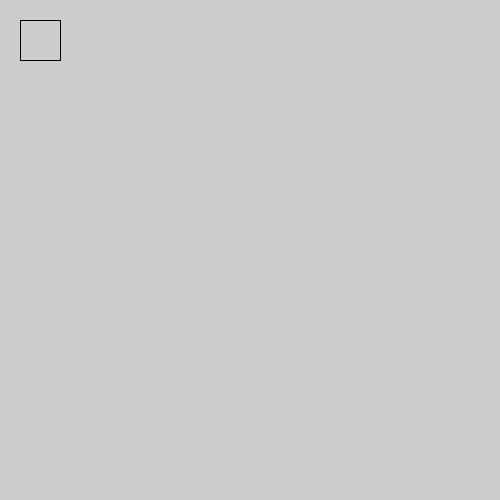
Frame 1 (no input)
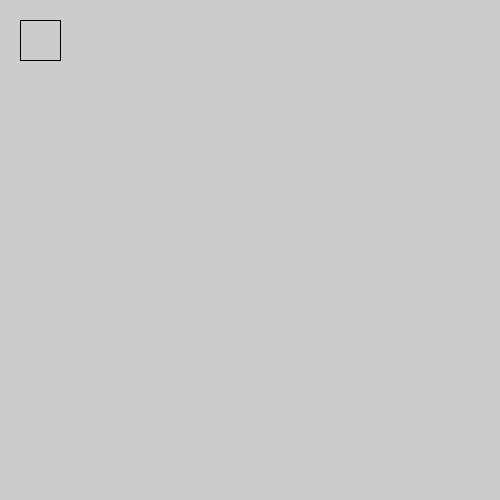
Frame 60 (the mouse pressed at the canvas centre just before this capture)
Frame 120 (the mouse held since frame 60 and released just before this capture): identical to frame 60, image omitted

The Processing sketch that drew these frames (run headless with seeded random() and noise(); from frame 60 on, the mouse is pressed at the canvas centre):

// Processing sketch: H09_Opd4
// ── H09_Opd4.pde
void setup(){
size(500,500);
}

void draw(){
  vierkant(20,20,60,60);
}

void vierkant(int x1,int y1,int x2,int y2){
  line(x1, y1, x1, y2);
  line(x1, y2, x2, y2);
  line(x2, y2, x2, y1);
  line(x2, y1, x1, y1);


}
